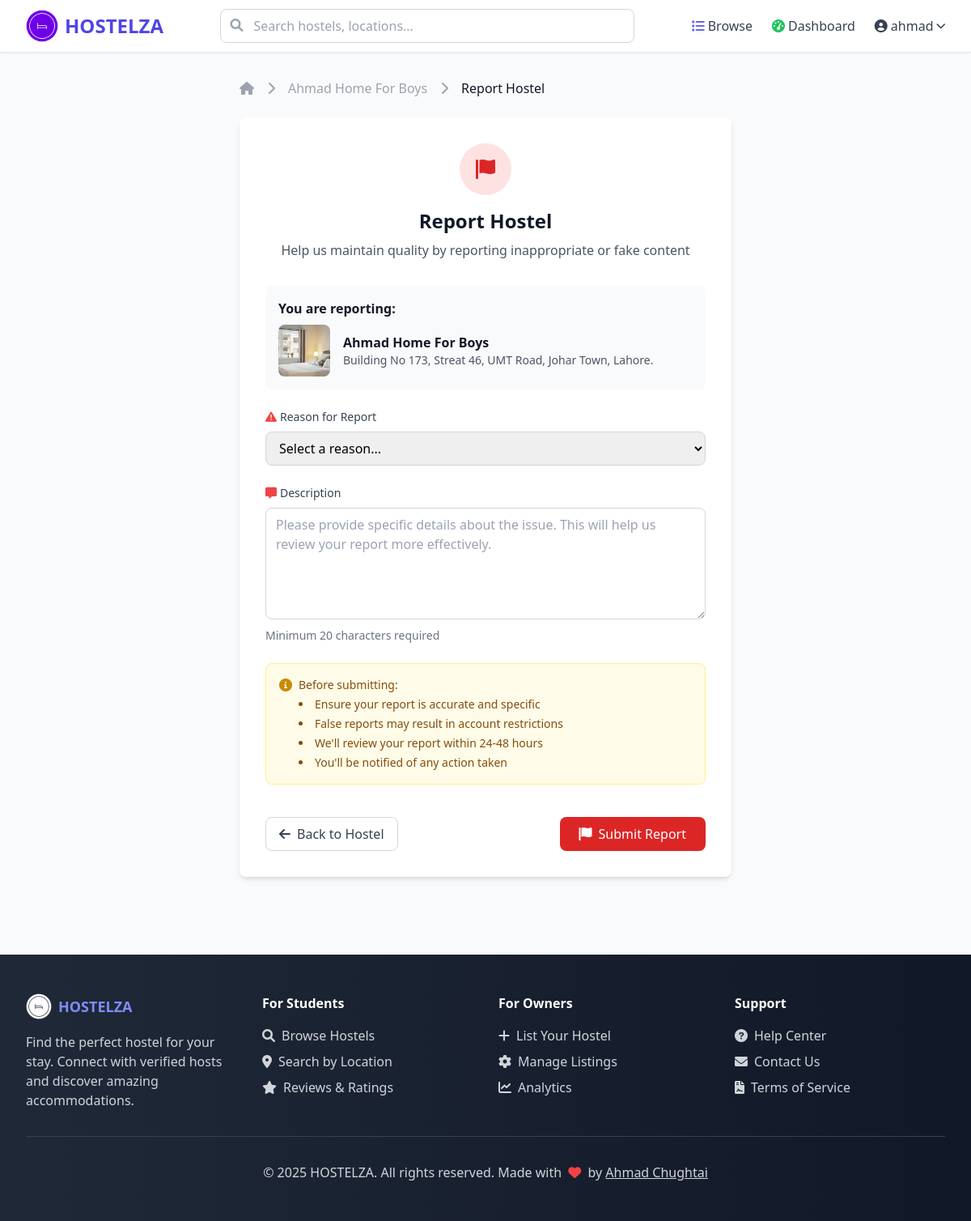
Screenshot of /report/ahmad-home-for-boys/ (signed in) with the database file from the repository.
### hostels/models.py (models this page shows, shortened)
class User(AbstractUser):
    ROLE_CHOICES = [
        ('owner', 'Hostel Owner'),
        ('student', 'Student/Client'),
        ('admin', 'Admin'),
    ]
    role = models.CharField(max_length=10, choices=ROLE_CHOICES, default='student')
    phone_number = models.CharField(max_length=20, blank=True)
    whatsapp_number = models.CharField(max_length=20, blank=True)
    profile_picture = models.ImageField(
        upload_to='profile_pictures/',
        blank=True,
        validators=[FileExtensionValidator(allowed_extensions=['jpg', 'jpeg', 'png'])]
    )
    email_verified = models.BooleanField(default=False)
    created_at = models.DateTimeField(auto_now_add=True)
    updated_at = models.DateTimeField(auto_now=True)

class Hostel(models.Model):
    GENDER_CHOICES = [
        ('male', 'Boys/Men Only'),
        ('female', 'Girls/Women Only'),
        ('mixed', 'Co-ed/Mixed'),
    ]
    id = models.UUIDField(primary_key=True, default=uuid.uuid4, editable=False)
    owner = models.ForeignKey(User, on_delete=models.CASCADE, related_name='hostels')
    name = models.CharField(max_length=200)
    slug = models.SlugField(max_length=250, unique=True, blank=True)
    address = models.TextField()
    latitude = models.DecimalField(max_digits=9, decimal_places=6, null=True, blank=True)
    longitude = models.DecimalField(max_digits=9, decimal_places=6, null=True, blank=True)
    google_location_link = models.URLField(max_length=500, blank=True, help_text="Google Maps location link")
    gender_type = models.CharField(max_length=10, choices=GENDER_CHOICES, default='mixed', help_text="Who can stay at this hostel")
    nearby_landmark = models.CharField(max_length=300, blank=True, help_text="Name of nearby university, school, or workplace")
    landmark_distance = models.DecimalField(max_digits=5, decimal_places=2, null=True, blank=True, help_text="Distance from landmark in kilometers")
    description = models.TextField()
    contact_email = models.EmailField()
    contact_phone = models.CharField(max_length=20)
    whatsapp_number = models.CharField(max_length=20, blank=True)
    is_verified = models.BooleanField(default=False)
    is_active = models.BooleanField(default=True)
    is_featured = models.BooleanField(default=False, help_text="Featured hostels appear first in search results and on homepage")
    created_at = models.DateTimeField(auto_now_add=True)
    updated_at = models.DateTimeField(auto_now=True)
    class Meta:
        ordering = ['-is_featured', '-created_at']
        indexes = [
            models.Index(fields=['latitude', 'longitude']),
            models.Index(fields=['is_verified', 'is_active']),
            models.Index(fields=['is_featured']),
            models.Index(fields=['landmark_distance']),
        ]
    def get_absolute_url(self):
        return reverse('hostels:hostel_detail', kwargs={'slug': self.slug})

class HostelImage(models.Model):
    hostel = models.ForeignKey(Hostel, on_delete=models.CASCADE, related_name='images')
    image = models.ImageField(upload_to='hostel_images/')
    caption = models.CharField(max_length=200, blank=True)
    is_primary = models.BooleanField(default=False)
    created_at = models.DateTimeField(auto_now_add=True)
    class Meta:
        ordering = ['-is_primary', '-created_at']

### hostels/views.py (the view, shortened to what this page needs)
# urls.py: path('report/<slug:slug>/', views.ReportHostelView.as_view(), name='report_hostel'),
class ReportHostelView(LoginRequiredMixin, CreateView):
    model = Report
    form_class = ReportForm
    template_name = 'hostels/report_hostel.html'
    def get_hostel(self):
        return get_object_or_404(Hostel, slug=self.kwargs['slug'])
    def get_context_data(self, **kwargs):
        context = super().get_context_data(**kwargs)
        context['hostel'] = self.get_hostel()
        return context

### hostels/forms.py
class ReportForm(forms.ModelForm):
    class Meta:
        model = Report
        fields = ('report_type', 'description')
        widgets = {
            'description': forms.Textarea(attrs={'rows': 4, 'placeholder': 'Describe the issue...'}),
        }
    def __init__(self, *args, **kwargs):
        super().__init__(*args, **kwargs)
        self.helper = FormHelper()
        self.helper.layout = Layout(
            'report_type',
            'description',
            FormActions(
                Submit('submit', 'Submit Report', css_class='btn-danger')
            )
        )

### templates/hostels/report_hostel.html (shortened to what this page needs)
{% extends 'base.html' %}
{% load crispy_forms_tags %}
{% block content %}
<div class="max-w-2xl mx-auto px-4 sm:px-6 lg:px-8 py-8">
    <nav class="flex mb-6" aria-label="Breadcrumb">
        <ol class="flex items-center space-x-4">
            <li>
                <a href="{% url 'hostels:home' %}" class="text-gray-400 hover:text-gray-600">
                    <i class="fas fa-home"></i>
                </a>
            </li>
            <li>
                <i class="fas fa-chevron-right text-gray-400"></i>
            </li>
            <li>
                <a href="{{ hostel.get_absolute_url }}" class="text-gray-400 hover:text-gray-600">{{ hostel.name }}</a>
            </li>
            <li>
                <i class="fas fa-chevron-right text-gray-400"></i>
            </li>
            <li class="text-gray-900">Report Hostel</li>
        </ol>
    </nav>
    <div class="bg-white rounded-lg shadow-md p-8">
        <div class="text-center mb-8">
            <div class="bg-red-100 w-16 h-16 rounded-full flex items-center justify-center mx-auto mb-4">
                <i class="fas fa-flag text-2xl text-red-600"></i>
            </div>
            <h1 class="text-2xl font-bold text-gray-900 mb-2">Report Hostel</h1>
            <p class="text-gray-600">Help us maintain quality by reporting inappropriate or fake content</p>
        </div>
        <div class="bg-gray-50 rounded-lg p-4 mb-6">
            <h3 class="font-semibold text-gray-900 mb-2">You are reporting:</h3>
            <div class="flex items-center">
                {% if hostel.images.first %}
                    <img src="{{ hostel.images.first.image.url }}" alt="{{ hostel.name }}" class="w-16 h-16 object-cover rounded-lg mr-4">
                {% else %}
                    <div class="w-16 h-16 bg-gray-200 rounded-lg flex items-center justify-center mr-4">
                        <i class="fas fa-home text-gray-400"></i>
                    </div>
                {% endif %}
                <div>
                    <h4 class="font-semibold text-gray-900">{{ hostel.name }}</h4>
                    <p class="text-gray-600 text-sm">{{ hostel.address|truncatewords:10 }}</p>
                </div>
            </div>
        </div>
        <form method="post" class="space-y-6">
            <div>
                <label for="id_report_type" class="block text-sm font-medium text-gray-700 mb-2">
                    <i class="fas fa-exclamation-triangle text-red-500 mr-1"></i>Reason for Report
                </label>
                <select name="report_type" id="id_report_type" class="w-full px-3 py-2 border border-gray-300 rounded-lg focus:ring-2 focus:ring-red-500 focus:border-red-500" required>
                    <option value="">Select a reason...</option>
                </select>
            </div>
            <div>
                <label for="id_description" class="block text-sm font-medium text-gray-700 mb-2">
                    <i class="fas fa-comment-alt text-red-500 mr-1"></i>Description
                </label>
                <textarea
                    name="description"
                    id="id_description"
                    rows="5"
                    class="w-full px-3 py-2 border border-gray-300 rounded-lg focus:ring-2 focus:ring-red-500 focus:border-red-500"
                    placeholder="Please provide specific details about the issue. This will help us review your report more effectively."
                    required
                ></textarea>
                <p class="text-sm text-gray-500 mt-1">Minimum 20 characters required</p>
            </div>
            <div class="bg-yellow-50 border border-yellow-200 rounded-lg p-4">
                <div class="flex">
                    <i class="fas fa-info-circle text-yellow-600 mt-0.5 mr-2"></i>
                    <div class="text-sm text-yellow-800">
                        <p class="font-medium mb-1">Before submitting:</p>
                        <ul class="list-disc list-inside space-y-1">
                            <li>Ensure your report is accurate and specific</li>
                            <li>False reports may result in account restrictions</li>
                            <li>We'll review your report within 24-48 hours</li>
                            <li>You'll be notified of any action taken</li>
                        </ul>
                    </div>
                </div>
            </div>
            <div class="flex justify-between pt-4">
                <a href="{{ hostel.get_absolute_url }}"
                   class="inline-flex items-center px-4 py-2 border border-gray-300 text-gray-700 rounded-lg hover:bg-gray-50 transition-colors">
                    <i class="fas fa-arrow-left mr-2"></i>Back to Hostel
                </a>
                <button type="submit"
                        class="inline-flex items-center px-6 py-2 bg-red-600 text-white rounded-lg hover:bg-red-700 transition-colors">
                    <i class="fas fa-flag mr-2"></i>Submit Report
                </button>
            </div>
        </form>
    </div>
</div>
{% endblock %}

### templates/base.html (shortened to what this page needs)
{% load static %}
<!DOCTYPE html>
<html lang="en" class="h-full">
<head>
    <script src="https://cdn.tailwindcss.com"></script>
    <link rel="stylesheet" href="https://cdnjs.cloudflare.com/ajax/libs/font-awesome/6.0.0/css/all.min.css">
</head>
<body class="h-full bg-gray-50">
    <div class="min-h-full">
        <nav class="bg-white shadow-sm border-b">
            <div class="max-w-7xl mx-auto px-4 sm:px-6 lg:px-8">
                <div class="flex justify-between items-center h-16">
                    <div class="flex items-center">
                        <a href="{% url 'hostels:home' %}" class="flex items-center">
                            <img src="{% static 'main_logo.png' %}" alt="HOSTELZA" class="h-10 w-auto mr-2">
                            <span class="text-2xl font-bold text-indigo-600">HOSTELZA</span>
                        </a>
                    </div>
                    <div class="hidden md:block flex-1 max-w-lg mx-8">
                        <form method="GET" action="{% url 'hostels:hostel_list' %}" class="relative">
                            <input
                                type="text"
                                name="q"
                                placeholder="Search hostels, locations..."
                                class="w-full pl-10 pr-4 py-2 border border-gray-300 rounded-lg focus:ring-2 focus:ring-indigo-500 focus:border-indigo-500 transition-all duration-300 hover:shadow-md"
                            >
                            <i class="fas fa-search absolute left-3 top-3 text-gray-400 transition-colors duration-300"></i>
                        </form>
                    </div>
                    <div class="hidden md:flex items-center space-x-6">
                        <a href="{% url 'hostels:hostel_list' %}" class="text-gray-700 hover:text-indigo-600 transition-colors duration-300 font-medium relative group">
                            <i class="fas fa-list mr-1 text-indigo-500"></i>Browse
                        </a>
                        {% if user.is_authenticated %}
                            {% if user.role == 'owner' %}
                                <a href="{% url 'hostels:owner_dashboard' %}" class="text-gray-700 hover:text-indigo-600 transition-colors duration-300 font-medium relative group">
                                    <i class="fas fa-tachometer-alt mr-1 text-green-500"></i>Dashboard
                                </a>
                            {% endif %}
                            <div class="relative" id="user-dropdown">
                                <button onclick="toggleDropdown()" class="flex items-center text-gray-700 hover:text-indigo-600">
                                    <i class="fas fa-user-circle mr-1"></i>
                                    {{ user.username }}
                                    <i class="fas fa-chevron-down ml-1 text-xs"></i>
                                </button>
                            </div>
                        {% else %}
                            <a href="{% url 'hostels:login' %}" class="text-gray-700 hover:text-indigo-600">Login</a>
                            <a href="{% url 'hostels:register' %}" class="bg-indigo-600 text-white px-4 py-2 rounded-lg hover:bg-indigo-700 transition-colors">
                                Sign Up
                            </a>
                        {% endif %}
                    </div>
                </div>
            </div>
        </nav>
        <main>
            {% block content %}
            {% endblock %}
        </main>
        <footer class="bg-gradient-to-r from-gray-800 to-gray-900 text-white mt-16">
            <div class="max-w-7xl mx-auto px-4 sm:px-6 lg:px-8 py-12">
                <div class="grid grid-cols-1 md:grid-cols-4 gap-8">
                    <div>
                        <h3 class="text-lg font-semibold mb-4 text-indigo-400 flex items-center">
                            <img src="{% static 'black_logo.png' %}" alt="HOSTELZA" class="h-8 w-auto mr-2 filter brightness-0 invert">
                            HOSTELZA
                        </h3>
                        <p class="text-gray-300">Find the perfect hostel for your stay. Connect with verified hosts and discover amazing accommodations.</p>
                    </div>
                    <div>
                        <h4 class="font-semibold mb-4">For Students</h4>
                        <ul class="space-y-2 text-gray-300">
                            <li><a href="{% url 'hostels:hostel_list' %}" class="hover:text-indigo-400 transition-colors duration-300"><i class="fas fa-search mr-2"></i>Browse Hostels</a></li>
                            <li><a href="#" class="hover:text-indigo-400 transition-colors duration-300"><i class="fas fa-map-marker-alt mr-2"></i>Search by Location</a></li>
                            <li><a href="#" class="hover:text-indigo-400 transition-colors duration-300"><i class="fas fa-star mr-2"></i>Reviews & Ratings</a></li>
                        </ul>
                    </div>
                    <div>
                        <h4 class="font-semibold mb-4">For Owners</h4>
                        <ul class="space-y-2 text-gray-300">
                            <li><a href="{% url 'hostels:register' %}" class="hover:text-green-400 transition-colors duration-300"><i class="fas fa-plus mr-2"></i>List Your Hostel</a></li>
                            <li><a href="#" class="hover:text-green-400 transition-colors duration-300"><i class="fas fa-cog mr-2"></i>Manage Listings</a></li>
                            <li><a href="#" class="hover:text-green-400 transition-colors duration-300"><i class="fas fa-chart-line mr-2"></i>Analytics</a></li>
                        </ul>
                    </div>
                    <div>
                        <h4 class="font-semibold mb-4">Support</h4>
                        <ul class="space-y-2 text-gray-300">
                            <li><a href="#" class="hover:text-yellow-400 transition-colors duration-300"><i class="fas fa-question-circle mr-2"></i>Help Center</a></li>
                            <li><a href="#" class="hover:text-yellow-400 transition-colors duration-300"><i class="fas fa-envelope mr-2"></i>Contact Us</a></li>
                            <li><a href="#" class="hover:text-yellow-400 transition-colors duration-300"><i class="fas fa-file-contract mr-2"></i>Terms of Service</a></li>
                        </ul>
                    </div>
                </div>
                <div class="mt-8 pt-8 border-t border-gray-700 text-center text-gray-300">
                    <p>&copy; 2025 HOSTELZA. All rights reserved. Made with <i class="fas fa-heart text-red-500 mx-1"></i> by <a href="https://github.com/ahmadchughtai21" class="underline hover:text-indigo-400" target="_blank" rel="noopener">Ahmad Chughtai</a></p>
                </div>
            </div>
        </footer>
    </div>
</body>
</html>

### rows the page displays
User: username "ahmad"
Hostel: name "Ahmad Home For Boys", images.first.image (picture), address "Building No 173, Streat 46, UMT Road, Johar Town, Lahore."
